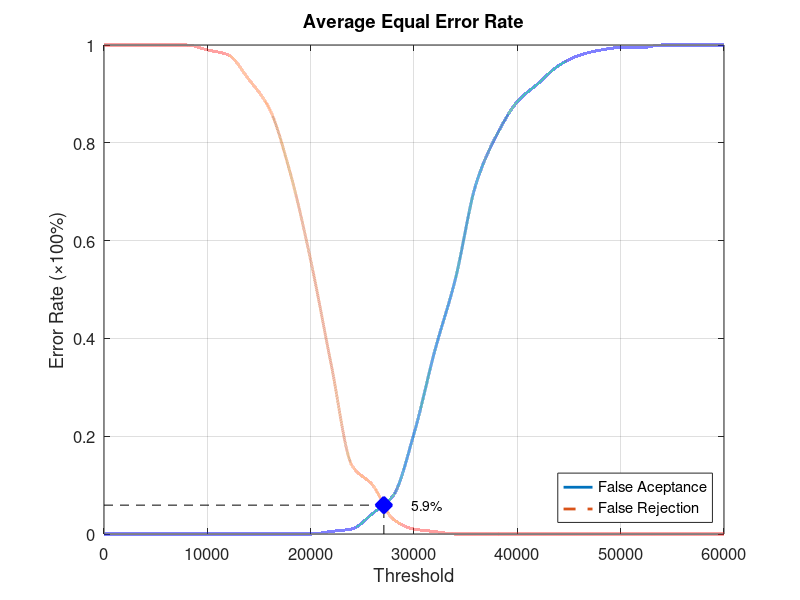
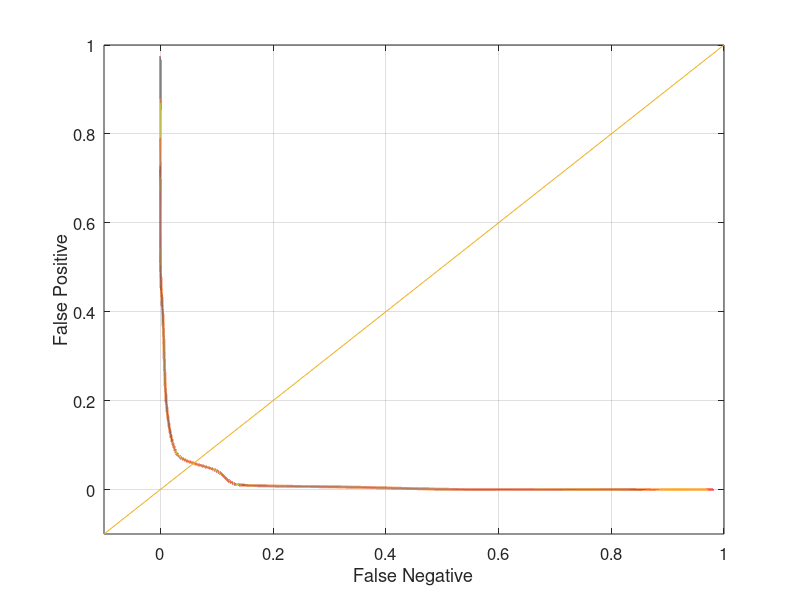

MATLAB code to generate these figures, in order:
function yEER = Database4_1
close all;
clear;
clc;
x = 0:2000:60000;
xq = 0:0.5:60000;

y0 = [0 0 0 0 0 0 0 0 0 0 0 0.00526316 0.0105263 0.0421053 0.0789474 0.205263 0.373684 0.521053 0.715789 0.815789 0.884211 0.921053 0.957895 0.978947 0.989474 0.994737 0.994737 1 1 1 1];
yy0 = interp1(x, y0, xq, 'pchip');
y1 = [1 1 1 1 1 0.99 0.98 0.93 0.87 0.74 0.56 0.345 0.14 0.1 0.03 0.01 0.005 0 0 0 0 0 0 0 0 0 0 0 0 0 0];
yy1 = interp1(x, y1, xq, 'pchip');

% Calculating EER: 
y2 = abs(y0 - y1);
find(y2 == min(y2))
yy2 = abs(yy0 - yy1);
xEER = find(yy2 == min(yy2));
xEERIndex = xq(xEER) % X-axis EER
yEER = yy0(xEER) % Y-axis EER

main = figure
plot(xq, yy0,'-','LineWidth', 2);	hold on
plot(xq, yy1,'--','LineWidth', 2);	hold on
plot([xEERIndex xEERIndex], [0 yEER], 'k--');	hold on
plot([0 xEERIndex], [yEER yEER], 'k--');	hold on
plot(xEERIndex, yEER, 'bx', 'LineWidth', 10);	hold on
text(xEERIndex + 10 * xEERIndex / 100, yEER, [num2str(round((10000 * yEER)) / 100) '%'])
legend('False Aceptance', 'False Rejection', 'Location', 'SouthEast')
xlabel('Threshold')
ylabel('Error Rate (\times100%)')
title('Average Equal Error Rate')
set(gca, 'FontSize', 12)
axis([0 60000 0 1])
grid on

print(main, 'Database4_1Main', '-dpng');
FNRxFPR = figure('Color', [1 1 1]);
plot(yy1, yy0, '-', yy1, yy0, 'LineWidth', 2);
hold on
y = -0.1:0.1:1
plot(y, y); 
set(gca, 'FontSize', 12)
xlabel('False Negative')
ylabel('False Positive')
axis([-0.1 1 -0.1 1])
set(gca, 'FontSize', 12)
grid on

print(FNRxFPR, 'Database4_1FNRxFPR','-dpng');
end
